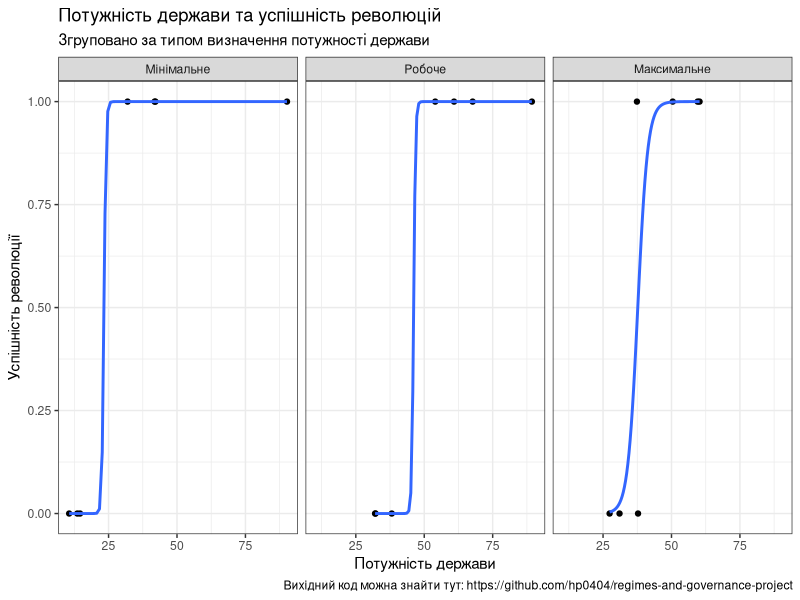
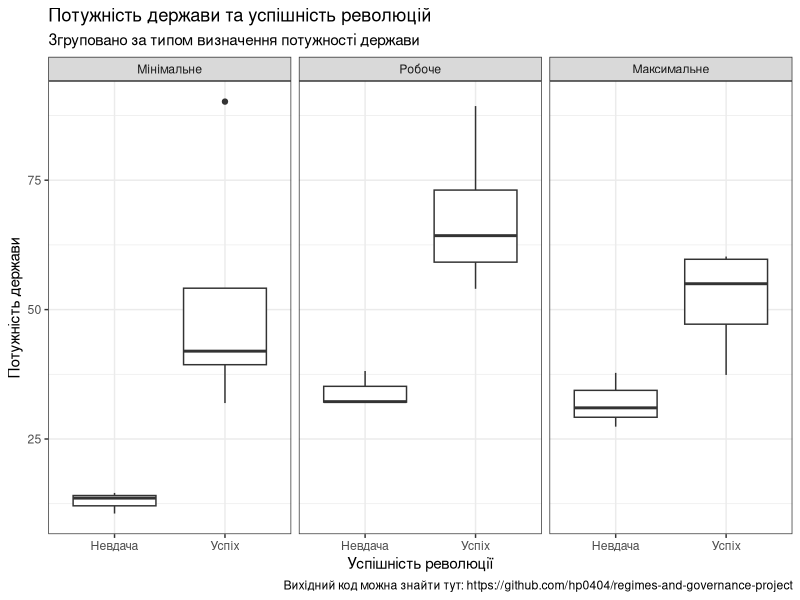

The R script that drew these images, in order:
library(readxl)
library(dplyr)
library(ggplot2)


df <- read_excel("../../data/processed/stateness.xlsx")
df$approach <- case_when(
  df$approach == "lowest common denominator" ~ "Мінімальне",
  df$approach == "fully covered" ~ "Робоче",
  df$approach == "max definition" ~ "Максимальне",
)

df$approach <- as.character(df$approach)
df$approach <- factor(df$approach, levels=c("Мінімальне", "Робоче", "Максимальне"), ordered = TRUE)


binomial_dist <- df %>%
  ggplot(aes(y = successful_transition, x = stateness)) +
  geom_point() +
  geom_smooth(
    method = "glm", method.args = list(family = "binomial"), se = FALSE
    ) + 
  facet_wrap(~ approach) +
  theme_bw() +
  xlab("Потужність держави") + ylab("Успішність революції") +
  labs(
    title = "Потужність держави та успішність революцій",
    subtitle = "Згруповано за типом визначення потужності держави",
    caption = "Вихідний код можна знайти тут: https://github.com/hp0404/regimes-and-governance-project"
  )

ggsave(
  "../../reports/figures/binomial_dist.png", 
  plot = binomial_dist,
  dpi = 300)


df$successful_transition <- case_when(
  df$successful_transition == 1 ~ "Успіх",
  df$successful_transition == 0 ~ "Невдача",
)
df$successful_transition <- as.character(df$successful_transition)
df$successful_transition <- factor(df$successful_transition, levels=c("Невдача", "Успіх"), ordered = TRUE)


boxplots <- ggplot(df, aes(x = successful_transition, y = stateness, group=successful_transition)) +
  geom_boxplot() +
  facet_wrap(~ approach) +
  xlab("Успішність революції") + ylab("Потужність держави") +
  theme_bw() +
  #theme(text=element_text(size=16,  family="Garamond")) +
  labs(
    title = "Потужність держави та успішність революцій",
    subtitle = "Згруповано за типом визначення потужності держави",
    caption = "Вихідний код можна знайти тут: https://github.com/hp0404/regimes-and-governance-project"
    )

ggsave(
  "../../reports/figures/boxplots.png", 
  plot = boxplots,
  dpi = 300)

